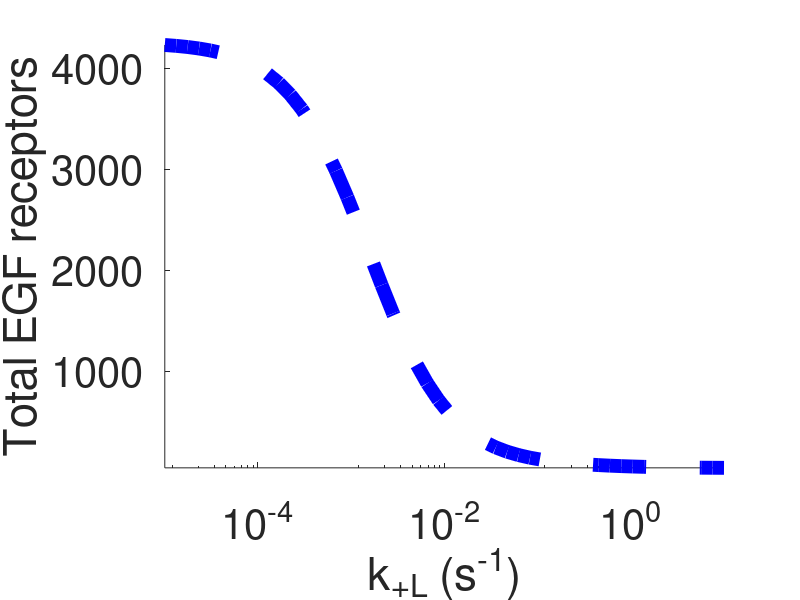

MATLAB code for this plot:
clc
clear 
close all

% Steady state panel H: inset 2
%-------------------------------------------%

% define the localized equations---------------------

R_func = @(kp,kbi,kT,kL,kT_neg,kLT,kL_neg,kc,kc_neg,ki) kp ./(kbi + kT + kL - ((kT_neg.*kT)./(kT_neg+kLT)) + ((kL_neg .*(((kLT.*kT) ./ (kT_neg+kLT)) +kL) ./ (((kc.*kc_neg) ./ (kc_neg+ki)) -kL_neg - kc))));
T_func = @(R,kT,kT_neg,kLT) (kT.*R) ./ (kT_neg+kLT);
RL_func = @(R,kT,kT_neg, kLT,kL,kL_neg,ki,kc,kc_neg) -R.*(((kLT.*kT) ./ (kT_neg+kLT)) +kL)./ (((kc.*kc_neg) ./ (kc_neg+ki)) -kL_neg - kc);
Rc_func = @(kc,kc_neg,ki,RL) (kc.*RL) ./(kc_neg+ki);

clear kp kT kT_neg kc kc_neg ki kLT kL_neg kbi kL;

kp = 1;
kT = (1/30); 
kT_neg = 0.12; 
kc =  0.1;
kc_neg = 0.05; 
ki = 0.05; 
kLT = logspace(-5,1,50); 
kL_neg = 0.05; 
kbi = 1*(3*10^-4);
kL = 0.1*kLT;

R = R_func(kp,kbi,kT,kL,kT_neg,kLT,kL_neg,kc,kc_neg,ki);
T = T_func(R,kT,kT_neg,kLT);
RL = RL_func(R,kT,kT_neg, kLT,kL,kL_neg,ki,kc,kc_neg);
Rc = Rc_func(kc,kc_neg,ki,RL);

semilogx(kLT,(R+T+RL+Rc),'b--','linewidth',10);
hold on


%plot properties

set(gca,'fontsize',40);
xlabel('k_{+L} (s^{-1})');
ylabel('Total EGF receptors');
set(gca','fontsize',30)
set(gcf,'Color','white')
axis tight
xticks([10^-4 10^-2 10^0])
box off

%legend box off

% Plot colours
% Default uniform params will be blue and default localized will be red
% kT = Orange
% kT_neg = gray
% kc = purple
% kc_neg = green
% kL_neg = cyan
% ki = magenta
% kbi = brown
